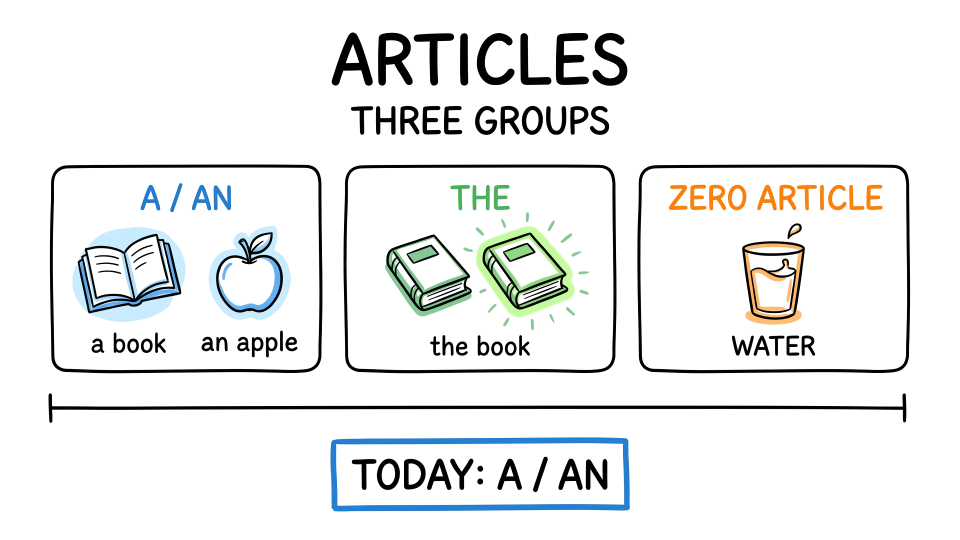
#> input picture assets/whiteboard/test_cases/test_case_10_articles/scene_01/scene_01.png, 1920 x 1080 px, found by its file name (shown at 1/2 size)
$ python generate_all_annotations.py
#> lines starting #> are read from the running program, lines starting #| are printed output that depends on the picture; after the words box and inside, x2 and y2 are one past the last pixel; in counts of white or black regions, pixels touching at a corner belong together
#!/usr/bin/env python3
import json
import shutil
from pathlib import Path
import cv2
import numpy as np
from PIL import Image, ImageDraw, ImageFont

REPO_ROOT = Path(__file__).resolve().parent.parent
PROJ_DIR = REPO_ROOT / "projects/project_articles_a_an"
IMAGES_DIR = PROJ_DIR / "images"
SCENES_DIR = PROJ_DIR / "scenes"

def get_bounding_box(mask, pad=4):
    ys, xs = np.where(mask)
    if len(xs) == 0:
        return {"x": 0, "y": 0, "width": 0, "height": 0}
    x_min = max(0, int(xs.min()) - pad)
    y_min = max(0, int(ys.min()) - pad)
    x_max = min(1920, int(xs.max()) + 1 + pad)
    y_max = min(1080, int(ys.max()) + 1 + pad)
    return {
        "x": x_min,
        "y": y_min,
        "width": x_max - x_min,
        "height": y_max - y_min
    }

def draw_preview(img_path, elements, out_preview_path):
    img = Image.open(img_path).convert("RGBA")
    overlay = Image.new("RGBA", img.size, (0, 0, 0, 0))
    draw = ImageDraw.Draw(overlay)

    colors = [
        (52, 120, 212, 160),   # Blue
        (34, 168, 149, 160),   # Teal
        (245, 166, 35, 160),   # Orange
        (220, 38, 38, 160),    # Red
        (139, 92, 246, 160),   # Purple
    ]

    try:
        font = ImageFont.truetype("/Library/Fonts/Arial.ttf", 26)
    except:
        font = ImageFont.load_default()

    for idx, el in enumerate(elements):
        r = el["region"]
        x, y, w, h = r["x"], r["y"], r["width"], r["height"]
        color = colors[idx % len(colors)]
        border_color = (color[0], color[1], color[2], 230)
        fill_color = (color[0], color[1], color[2], 40)

        draw.rectangle([x, y, x + w, y + h], fill=fill_color, outline=border_color, width=3)
        tag = f"[{el['sequence']}] {el['label']} ({el['reveal']['startMs']}ms-{el['reveal']['startMs']+el['reveal']['durationMs']}ms)"
        # Draw tag background
        draw.rectangle([x, y, x + len(tag)*13, y + 32], fill=(20, 23, 31, 220))
        draw.text((x + 6, y + 4), tag, fill=(255, 255, 255, 255), font=font)

    result = Image.alpha_composite(img, overlay)
    result.convert("RGB").save(out_preview_path)
    print(f"  ✓ Saved preview: {out_preview_path}")

def build_scene_01():
    img_path = IMAGES_DIR / "scene_01.png"
    scene_dir = SCENES_DIR / "scene_01"
    shutil.copy(img_path, scene_dir / "scene_01.png")

    img = cv2.imread(str(img_path))
#> img is the input picture: shape (1080, 1920, 3); mean B, G, R 236.5, 236.9, 235.5
    gray = cv2.cvtColor(img, cv2.COLOR_BGR2GRAY)
    ink = gray < 240
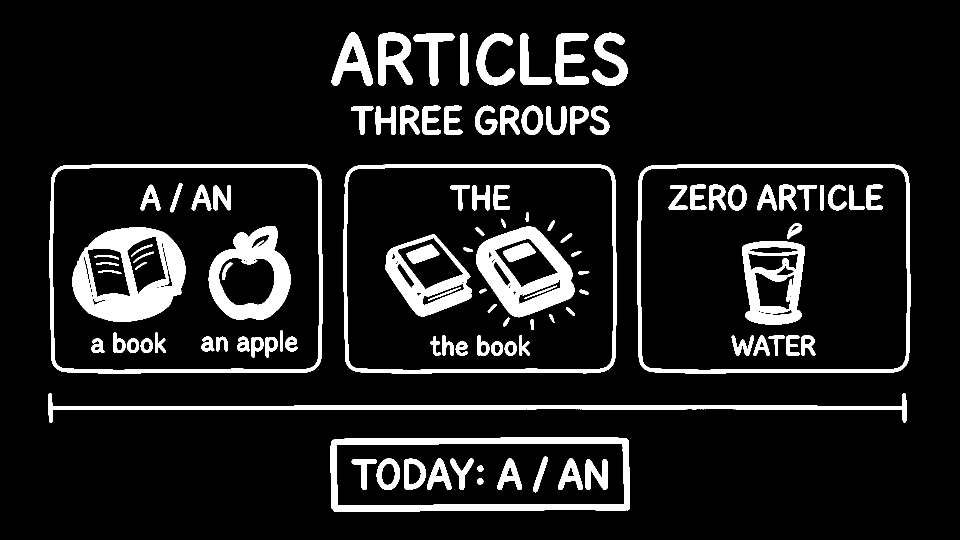
#> ink: shape (1080, 1920) bool (shown at 1/2 size); 10.9% white; 110 white regions (1 under 20 px), largest, box (x1, y1, x2, y2) and area: (145, 454, 371, 644) 21801, (661, 874, 1260, 1023) 17659, (952, 453, 1149, 635) 16081
    num_labels, labels, stats, centroids = cv2.connectedComponentsWithStats(ink.astype(np.uint8)*255, connectivity=8)
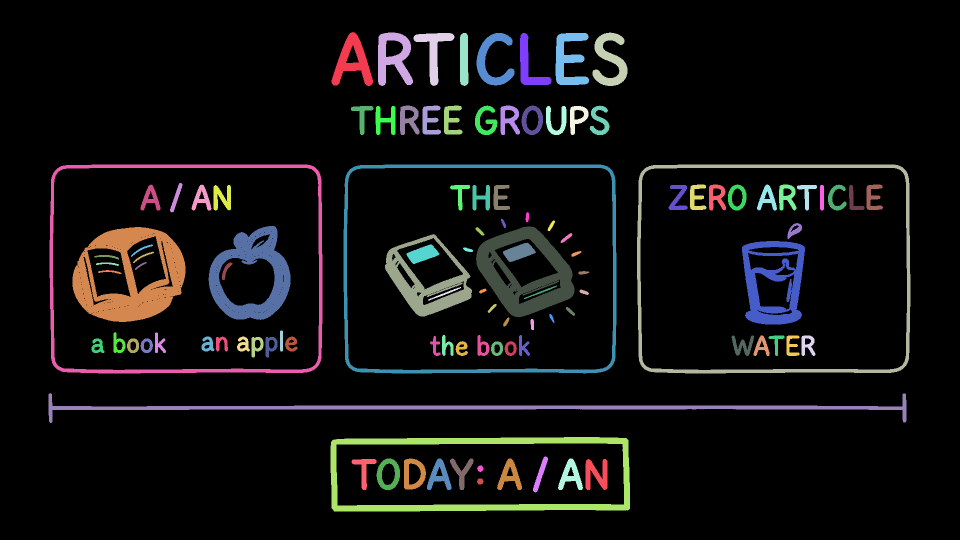
#> labels: shape (1080, 1920) int32 (shown at 1/2 size); 111 distinct labels, from 0 to 110; one colour per label, 0 black
#> num_labels = 111; stats = 111 rows, first 6: [0, 0, 1920, 1080, 1847682], [663, 64, 83, 108, 3910], [756, 65, 70, 107, 4159], [1185, 65, 70, 107, 3523], [827, 66, 82, 106, 2676], [920, 66, 17, 106, 1655]; centroids = 111 pairs, first value 195.1 to 1745.4, second value 102 to 962.5

    m_title = np.zeros_like(ink)
    m_badge = np.zeros_like(ink)
    m_eye = np.zeros_like(ink)
    m_ear = np.zeros_like(ink)
    m_l_letter = np.zeros_like(ink)
    m_l_cat = np.zeros_like(ink)
    m_r_letter = np.zeros_like(ink)
    m_r_apple = np.zeros_like(ink)

    for i in range(1, num_labels):
        cx, cy = centroids[i]
        comp = (labels == i)
        if cy < 210 and 600 < cx < 1320:
            m_title |= comp
        elif 210 <= cy < 340 and 600 < cx < 1320:
            m_badge |= comp
        elif 340 <= cy < 800 and 600 <= cx < 1055:
            m_eye |= comp
        elif 340 <= cy < 800 and 1055 <= cx <= 1350:
            m_ear |= comp
        elif cx <= 650:
            if cy < 530:
                m_l_letter |= comp
            else:
                m_l_cat |= comp
        else:
            if cy < 530:
                m_r_letter |= comp
            else:
                m_r_apple |= comp
#> this loop made 110 passes
#> (cx, cy) on passes 1 to 12: (704.7, 122), (786.3, 114.5), (1220, 120), (867.2, 102), (927.7, 118.8), (985.7, 120.2), (1057.5, 130.9), (1137.2, 118.2), (816.7, 238.4), (859.1, 240), (901.9, 240.1), (970.8, 242)
#> pass 1, in build_scene_01, `comp = (labels == i)`:
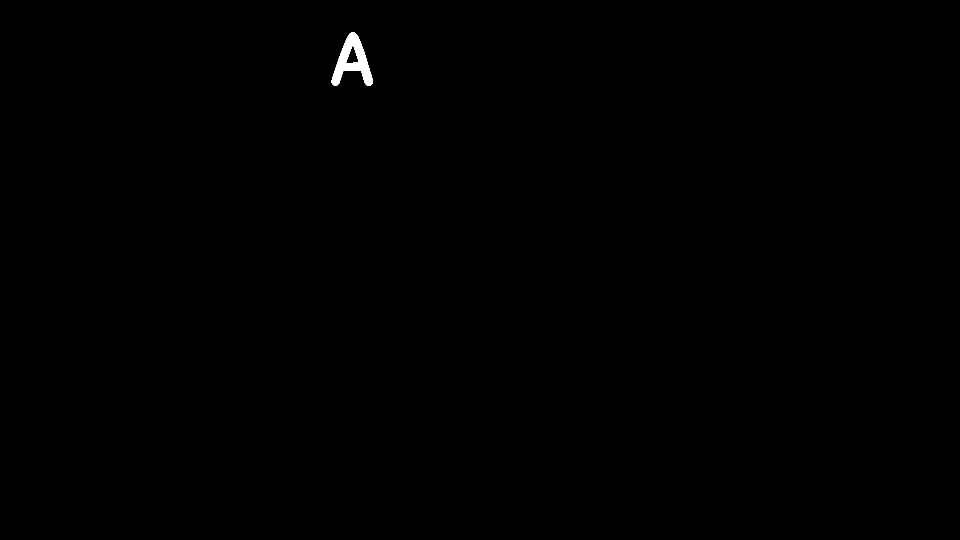
#> comp: shape (1080, 1920) bool (shown at 1/2 size); 0.19% white; 1 white region, box (x1, y1, x2, y2) and area: (663, 64, 746, 172) 3910
#> after the loop: m_badge: shape (1080, 1920) bool; 0.62% white; 11 white regions, largest, box (x1, y1, x2, y2) and area: (800, 211, 839, 270) 1340, (1001, 211, 1040, 270) 1315, (950, 211, 995, 270) 1261
#> after the loop: m_ear: shape (1080, 1920) bool; 0.06% white; 9 white regions, largest, box (x1, y1, x2, y2) and area: (1048, 571, 1114, 598) 218, (1121, 466, 1145, 486) 170, (1095, 441, 1110, 462) 135
#> after the loop: m_eye: shape (1080, 1920) bool; 2.3% white; 24 white regions (1 under 20 px), largest, box (x1, y1, x2, y2) and area: (952, 453, 1149, 635) 16081, (687, 329, 1233, 747) 12933, (770, 468, 944, 633) 9901
#> after the loop: m_l_cat: shape (1080, 1920) bool; 2.6% white; 18 white regions, largest, box (x1, y1, x2, y2) and area: (145, 454, 371, 644) 21801, (417, 452, 581, 640) 13568, (99, 329, 645, 747) 12871
#> after the loop: m_l_letter: shape (1080, 1920) bool; 0.2% white; 8 white regions, largest, box (x1, y1, x2, y2) and area: (427, 370, 462, 421) 1107, (281, 369, 321, 421) 937, (383, 369, 423, 421) 927
#> after the loop: m_r_apple: shape (1080, 1920) bool; 3.4% white; 20 white regions, largest, box (x1, y1, x2, y2) and area: (661, 874, 1260, 1023) 17659, (97, 786, 1813, 846) 13831, (1274, 329, 1821, 747) 12901
#> after the loop: m_r_letter: shape (1080, 1920) bool; 0.47% white; 12 white regions, largest, box (x1, y1, x2, y2) and area: (1558, 369, 1593, 421) 1054, (1418, 369, 1452, 421) 1041, (1456, 369, 1493, 421) 952
#> after the loop:
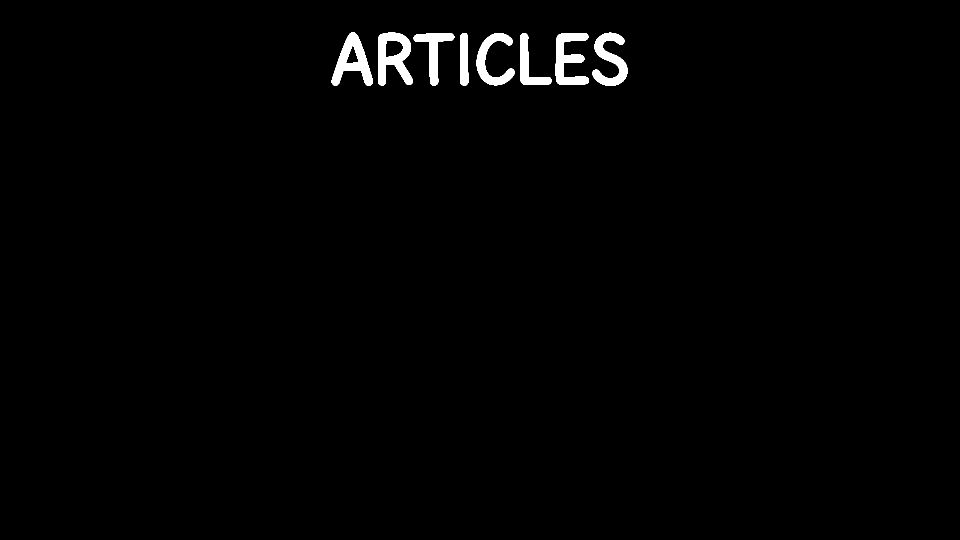
#> m_title: shape (1080, 1920) bool (shown at 1/2 size); 1.2% white; 8 white regions, largest, box (x1, y1, x2, y2) and area: (756, 65, 826, 172) 4159, (663, 64, 746, 172) 3910, (1111, 66, 1178, 170) 3762

    elements = [
        {
            "id": "el-01-title",
            "sequence": 1,
            "label": "TITLE: A or AN?",
            "type": "text",
            "colorMode": "auto",
            "region": get_bounding_box(m_title),
            "reveal": {"direction": "left_to_right", "startMs": 1830, "durationMs": 3800}
        },
        {
            "id": "el-02-badge",
            "sequence": 2,
            "label": "BADGE: = 1 (Singular Noun)",
            "type": "box",
            "colorMode": "auto",
            "region": get_bounding_box(m_badge),
            "reveal": {"direction": "left_to_right", "startMs": 5800, "durationMs": 3300}
        },
        {
            "id": "el-03-eye-anchor",
            "sequence": 3,
            "label": "ANCHOR: Letter (Eye) - NO!",
            "type": "colored_image",
            "colorMode": "wash",
            "region": get_bounding_box(m_eye, pad=0),
            "reveal": {"direction": "left_to_right", "startMs": 14680, "durationMs": 10500}
        },
        {
            "id": "el-04-ear-anchor",
            "sequence": 4,
            "label": "ANCHOR: Sound (Ear) - YES!",
            "type": "colored_image",
            "colorMode": "wash",
            "region": get_bounding_box(m_ear, pad=0),
            "reveal": {"direction": "top_to_bottom", "startMs": 25860, "durationMs": 4800}
        },
        {
            "id": "el-05-left-letter",
            "sequence": 5,
            "label": "A + Consonant Sound",
            "type": "text",
            "colorMode": "auto",
            "region": get_bounding_box(m_l_letter),
            "reveal": {"direction": "left_to_right", "startMs": 30990, "durationMs": 2000}
        },
        {
            "id": "el-06-left-cat",
            "sequence": 6,
            "label": "Icon Cat & a cat (/kæt/)",
            "type": "card",
            "colorMode": "wash",
            "region": get_bounding_box(m_l_cat),
            "reveal": {"direction": "left_to_right", "startMs": 33000, "durationMs": 2200}
        },
        {
            "id": "el-07-right-letter",
            "sequence": 7,
            "label": "AN + Vowel Sound",
            "type": "text",
            "colorMode": "auto",
            "region": get_bounding_box(m_r_letter),
            "reveal": {"direction": "left_to_right", "startMs": 35480, "durationMs": 2400}
        },
        {
            "id": "el-08-right-apple",
            "sequence": 8,
            "label": "Icon Apple & an apple (/ˈæpl/)",
            "type": "card",
            "colorMode": "wash",
            "region": get_bounding_box(m_r_apple),
            "reveal": {"direction": "left_to_right", "startMs": 37900, "durationMs": 2800}
        }
    ]
#> in get_bounding_box, `x_min = max(0, int(xs.min()) - pad)`: x_min = 659
#> in get_bounding_box, `y_min = max(0, int(ys.min()) - pad)`: y_min = 60
#> in get_bounding_box, `x_max = min(1920, int(xs.max()) + 1 + pad)`: x_max = 1259
#> in get_bounding_box, `y_max = min(1080, int(ys.max()) + 1 + pad)`: y_max = 176

    data = {
        "canvas": {"width": 1920, "height": 1080},
        "sceneDurationMs": 42720,
        "globalStartMs": 0,
        "globalEndMs": 42720,
        "fps": 60,
        "elements": elements
    }

    ann_path = scene_dir / "scene_01.annotation.json"
    ann_path.write_text(json.dumps(data, indent=2, ensure_ascii=False), encoding="utf-8")
    print(f"✓ Scene 01 Micro-Atomic Annotation saved: {ann_path}")
    draw_preview(img_path, elements, scene_dir / "scene_01_regions.png")
#> in draw_preview, `overlay = Image.new("RGBA", img.size, (0, 0, 0, 0))`: overlay: PIL image 1920x1080 RGBA; every value is 0
#> the loop in draw_preview, `for idx, el in enumerate(elements):` made 8 passes
#> (x, y, w, h, color, border_color, fill_color) on passes 2, 3, 4, 5, 6, 8: (698, 207, 525, 67, (34, 168, 149, 160), (34, 168, 149, 230), (34, 168, 149, 40)), (687, 329, 546, 418, (245, 166, 35, 160), (245, 166, 35, 230), (245, 166, 35, 40)), (1048, 441, 131, 219, (220, 38, 38, 160), (220, 38, 38, 230), (220, 38, 38, 40)), (184, 362, 282, 174, (139, 92, 246, 160), (139, 92, 246, 230), (139, 92, 246, 40)), (95, 325, 554, 426, (52, 120, 212, 160), (52, 120, 212, 230), (52, 120, 212, 40)), (93, 325, 1732, 702, (245, 166, 35, 160), (245, 166, 35, 230), (245, 166, 35, 40))
#> (x, y, w, h, color, border_color, fill_color, tag) on passes 1, 7: (659, 60, 600, 116, (52, 120, 212, 160), (52, 120, 212, 230), (52, 120, 212, 40), '[1] TITLE: A or AN? (1830ms-5630ms)'), (1333, 365, 437, 118, (34, 168, 149, 160), (34, 168, 149, 230), (34, 168, 149, 40), '[7] AN + Vowel Sound (35480ms-37880ms)')
#> in draw_preview, `result = Image.alpha_composite(img, overlay)`:
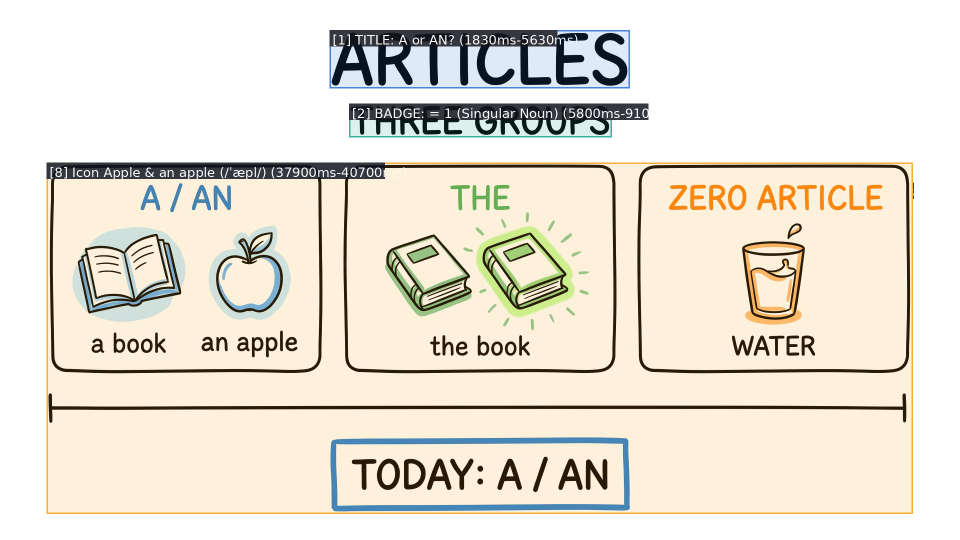
#> result: PIL image 1920x1080 RGBA (shown at 1/2 size); mean R, G, B, A 232.4, 227, 214.6, 255

def build_scene_02():
    img_path = IMAGES_DIR / "scene_02.png"
    scene_dir = SCENES_DIR / "scene_02"
    shutil.copy(img_path, scene_dir / "scene_02.png")

    img = cv2.imread(str(img_path))
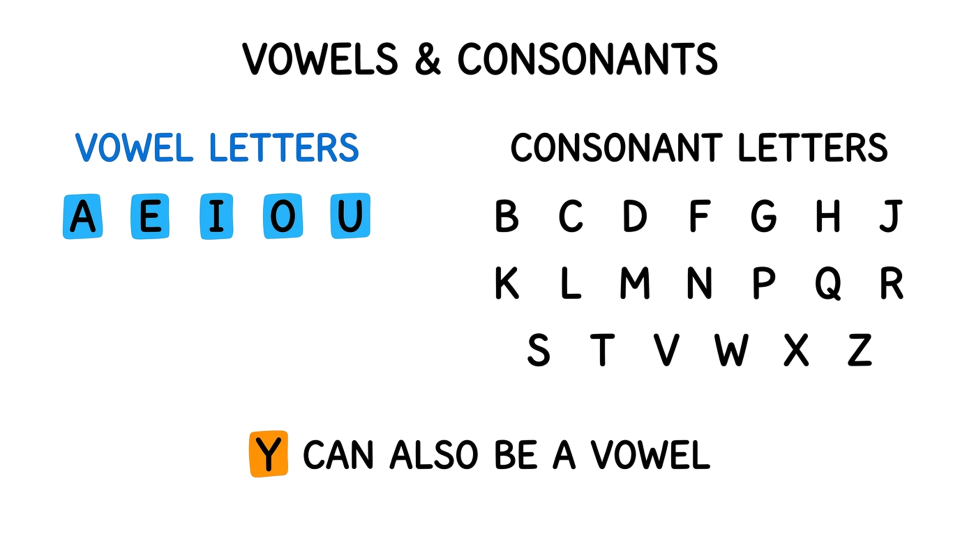
#> input picture assets/whiteboard/test_cases/test_case_10_articles/scene_02/scene_02.png, 1920 x 1080 px, found by its file name (shown at 1/2 size)
#> img is the input picture: shape (1080, 1920, 3); mean B, G, R 242.2, 241.1, 239
    gray = cv2.cvtColor(img, cv2.COLOR_BGR2GRAY)
    ink = gray < 240
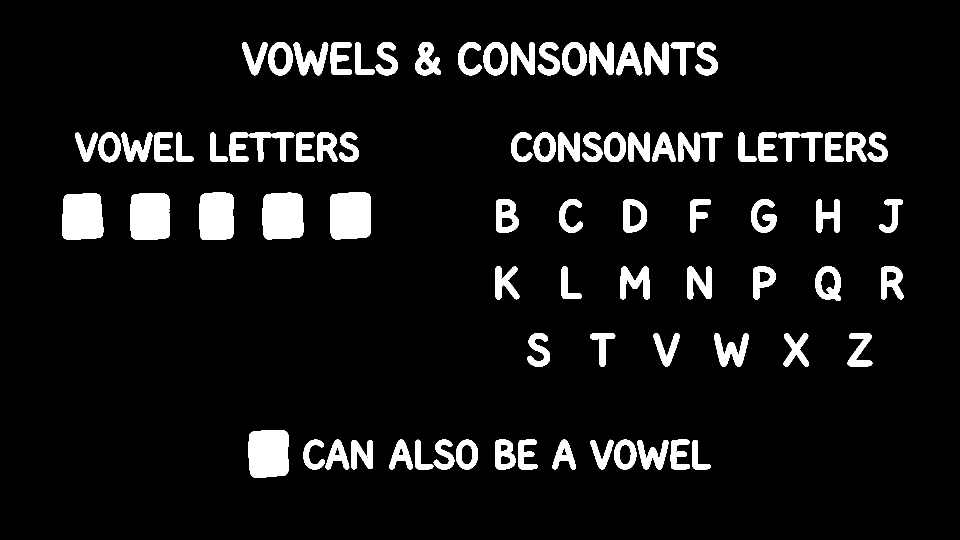
#> ink: shape (1080, 1920) bool (shown at 1/2 size); 7.8% white; 86 white regions, largest, box (x1, y1, x2, y2) and area: (660, 385, 742, 479) 7270, (497, 860, 577, 956) 7192, (525, 385, 607, 479) 7145

    m_title = np.zeros_like(ink)
    m_sub = np.zeros_like(ink)
    m_stamp = np.zeros_like(ink)
    m_left = np.zeros_like(ink)
    m_right = np.zeros_like(ink)
    m_bottom = np.zeros_like(ink)

    for y in range(1080):
        for x in range(1920):
            if not ink[y, x]:
                continue
            if y < 165:
                m_title[y, x] = True
            elif y < 250 and x < 1500:
                m_sub[y, x] = True
            elif x >= 1530 and y < 301:
                m_stamp[y, x] = True
            elif y >= 810:
                m_bottom[y, x] = True
            elif x < 950:
                m_left[y, x] = True
            else:
                m_right[y, x] = True

    masks = [m_title, m_sub, m_stamp, m_left, m_right, m_bottom]
    boxes = []
    for idx, m in enumerate(masks):
        ys, xs = np.where(m)
        pad = 0 if idx in [2, 4] else 1
        b = {
            "x": int(xs.min()) - pad,
            "y": int(ys.min()) - pad,
            "width": int(xs.max() - xs.min() + 1) + 2*pad,
            "height": int(ys.max() - ys.min() + 1) + 2*pad
        }
        boxes.append(b)

    elements = [
        {
            "id": "el-01-title",
            "sequence": 1,
            "label": "TITLE: TRAP 1: The Letter 'H'",
            "type": "text",
            "colorMode": "auto",
            "region": boxes[0],
            "reveal": {"direction": "left_to_right", "startMs": 500, "durationMs": 4440}
        },
        {
            "id": "el-02-subtitle",
            "sequence": 2,
            "label": "SUBTITLE: Both words start with H, opposite rules!",
            "type": "text",
            "colorMode": "auto",
            "region": boxes[1],
            "reveal": {"direction": "left_to_right", "startMs": 5190, "durationMs": 5360}
        },
        {
            "id": "el-03-left-card",
            "sequence": 3,
            "label": "CARD: a house (/haʊs/ -> Consonant Sound)",
            "type": "card",
            "colorMode": "wash",
            "region": boxes[3],
            "reveal": {"direction": "left_to_right", "startMs": 11150, "durationMs": 8530}
        },
        {
            "id": "el-04-stamp-badge",
            "sequence": 4,
            "label": "BADGE: Silent H Warning",
            "type": "box",
            "colorMode": "auto",
            "region": boxes[2],
            "reveal": {"direction": "top_to_bottom", "startMs": 20280, "durationMs": 2500}
        },
        {
            "id": "el-05-right-card",
            "sequence": 5,
            "label": "CARD: an hour (/ˈaʊər/ -> Silent H & /aʊ/)",
            "type": "card",
            "colorMode": "wash",
            "region": boxes[4],
            "reveal": {"direction": "left_to_right", "startMs": 22780, "durationMs": 9840}
        },
        {
            "id": "el-06-bottom-summary",
            "sequence": 6,
            "label": "SUMMARY: Trust your ears, not your eyes!",
            "type": "card",
            "colorMode": "wash",
            "region": boxes[5],
            "reveal": {"direction": "left_to_right", "startMs": 32870, "durationMs": 4000}
        }
    ]

    data = {
        "canvas": {"width": 1920, "height": 1080},
        "sceneDurationMs": 38870,
        "globalStartMs": 0,
        "globalEndMs": 38870,
        "fps": 60,
        "elements": elements
    }

    ann_path = scene_dir / "scene_02.annotation.json"
    ann_path.write_text(json.dumps(data, indent=2, ensure_ascii=False), encoding="utf-8")
    print(f"✓ Scene 02 Micro-Atomic Annotation saved: {ann_path}")
    draw_preview(img_path, elements, scene_dir / "scene_02_regions.png")

# [196 lines left out: functions build_scene_03, build_scene_04, not called in this run]

if __name__ == "__main__":
    print("🚀 Bắt đầu phân rã nguyên tử và sinh file annotation cho 4 scenes...")
    build_scene_01()
#> (the run stopped early here; a loop or call above may not have finished)
